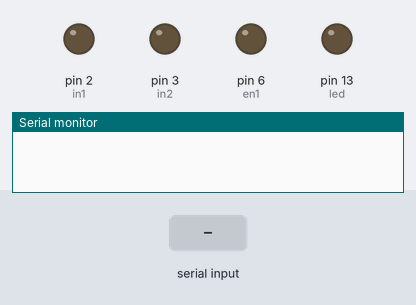
The sketch below on a simulated Arduino Uno, built with avr-gcc and run on an emulated ATmega328P. Parts: output pins drawn as LEDs (lit = HIGH), the last lines printed to the serial monitor. Inputs (shaded band) come from the test bench.

Above: at 1.2 s.
1.3 s: "A" received over Serial
At 2.3 s:
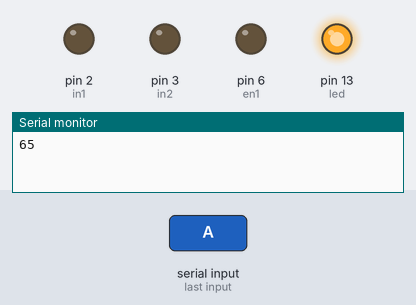
2.8 s: "D" received over Serial
At 3.4 s:
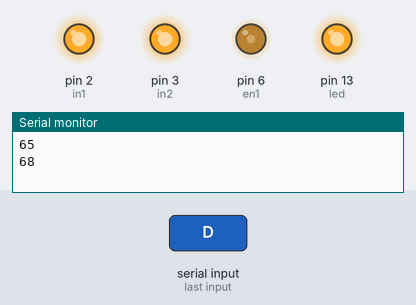
4.3 s: "B" received over Serial
At 4.6 s:
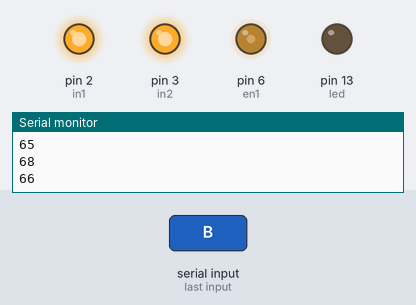
5.8 s: "E" received over Serial
At 6.9 s:
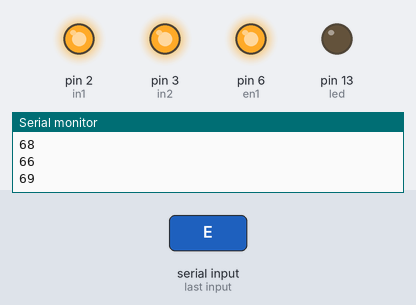
7.3 s: "A" received over Serial
At 8.1 s:
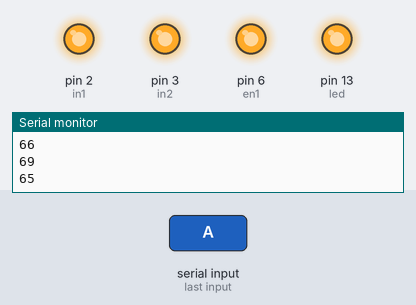
Timing chart, 0 to 9.8 s (numbered marks = the images above; inputs shaded):
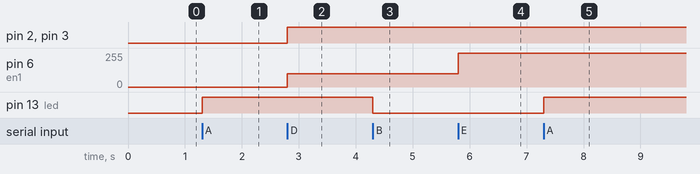

Measured:
- after the input at 1.3 s, pin 13 (led): LOW → HIGH at once
- after the input at 2.8 s, pin 2 (in1), pin 3 (in2): LOW → HIGH at once; pin 6 (en1): 0/255 → 100/255 at once
- after the input at 4.3 s, pin 13 (led): HIGH → LOW at once
- after the input at 5.8 s, pin 6 (en1): 100/255 → 255/255 at once
- after the input at 7.3 s, pin 13 (led): LOW → HIGH at once

The sketch:

fanautomation.ino
```cpp
#include <Arduino.h>

int led = 13 ,data,en1=6;
int in1 = 2;
int in2 = 3;
void setup()
{
  pinMode(led,OUTPUT);
  pinMode(in1,OUTPUT);
  pinMode(in2,OUTPUT);
  pinMode(en1,OUTPUT);
  Serial.begin(9600);
}
void loop()
{
  while (Serial.available()>0)
  {
    data = Serial.read();
    Serial.println(data);
    if(data == 'A')
    {
      digitalWrite(led,HIGH);
    }
    if(data == 'B')
    {
      digitalWrite(led,LOW);
    }
    if(data == 'C')
    {
      digitalWrite(in1,LOW);
      digitalWrite(in2,LOW);
      analogWrite(en1,0);
    }
    if(data == 'D')
    {
      digitalWrite(in1,HIGH);
      digitalWrite(in2,HIGH);
      analogWrite(en1,100);
    }
    if(data == 'E')
    {
      digitalWrite(in1,HIGH);
      digitalWrite(in2,HIGH);
      analogWrite(en1,255);
    }
  }

}
```
